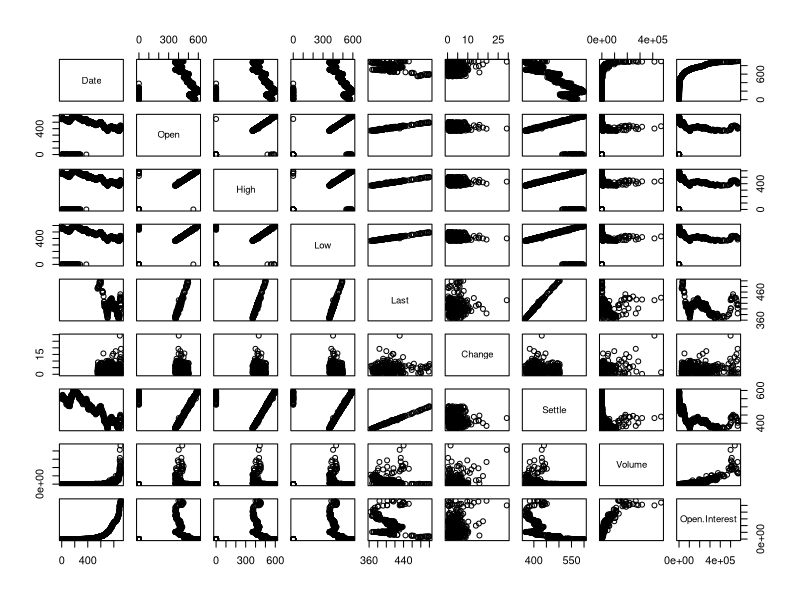

Generate this figure with R:
## ---- chunk 1
knitr::opts_chunk$set(fig.path='images/')
## ---- chunk 2
CZ2015 <- read.csv(file="CME-CZ2015.csv")

head(CZ2015)
tail(CZ2015)
## ---- chunk 3
plot(CZ2015)

